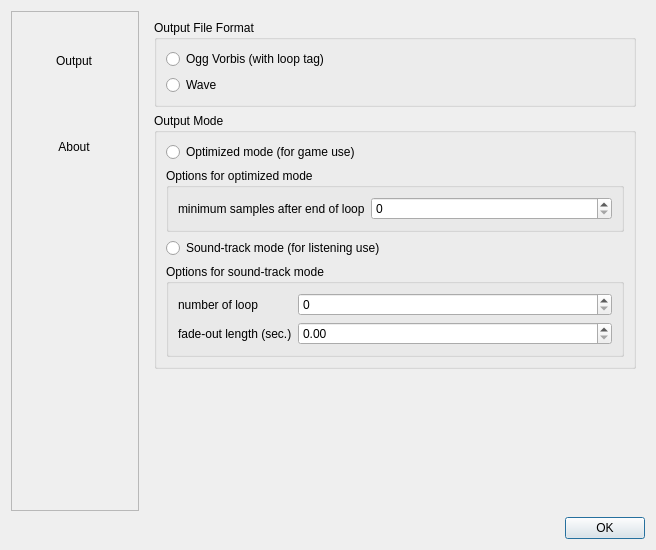
<?xml version="1.0" encoding="UTF-8"?>
<ui version="4.0">
 <class>ConfigDialog</class>
 <widget class="QWidget" name="ConfigDialog">
  <property name="geometry">
   <rect>
    <x>0</x>
    <y>0</y>
    <width>656</width>
    <height>549</height>
   </rect>
  </property>
  <property name="windowTitle">
   <string>Preference</string>
  </property>
  <layout class="QGridLayout" name="gridLayout">
   <item row="0" column="0">
    <layout class="QVBoxLayout" name="verticalLayout">
     <item>
      <layout class="QHBoxLayout" name="horizontalLayout">
       <item>
        <widget class="QScrollArea" name="scrollArea">
         <property name="minimumSize">
          <size>
           <width>128</width>
           <height>0</height>
          </size>
         </property>
         <property name="maximumSize">
          <size>
           <width>128</width>
           <height>16777215</height>
          </size>
         </property>
         <property name="horizontalScrollBarPolicy">
          <enum>Qt::ScrollBarAlwaysOff</enum>
         </property>
         <property name="widgetResizable">
          <bool>true</bool>
         </property>
         <property name="alignment">
          <set>Qt::AlignCenter</set>
         </property>
         <widget class="QWidget" name="scrollAreaWidgetContents">
          <property name="geometry">
           <rect>
            <x>0</x>
            <y>0</y>
            <width>126</width>
            <height>498</height>
           </rect>
          </property>
          <layout class="QVBoxLayout" name="verticalLayout_7">
           <item>
            <widget class="QToolButton" name="CSBOutput">
             <property name="minimumSize">
              <size>
               <width>106</width>
               <height>80</height>
              </size>
             </property>
             <property name="maximumSize">
              <size>
               <width>106</width>
               <height>80</height>
              </size>
             </property>
             <property name="styleSheet">
              <string notr="true">background-color: none;
border: none;</string>
             </property>
             <property name="text">
              <string>Output</string>
             </property>
             <property name="icon">
              <iconset>
               <normalon>:/disk2x.png</normalon>
              </iconset>
             </property>
             <property name="iconSize">
              <size>
               <width>48</width>
               <height>48</height>
              </size>
             </property>
             <property name="toolButtonStyle">
              <enum>Qt::ToolButtonTextUnderIcon</enum>
             </property>
            </widget>
           </item>
           <item>
            <widget class="QToolButton" name="CSBAbout">
             <property name="minimumSize">
              <size>
               <width>106</width>
               <height>80</height>
              </size>
             </property>
             <property name="maximumSize">
              <size>
               <width>106</width>
               <height>80</height>
              </size>
             </property>
             <property name="styleSheet">
              <string notr="true">background-color: none;
border: none;</string>
             </property>
             <property name="text">
              <string>About</string>
             </property>
             <property name="icon">
              <iconset>
               <normalon>:/magiccircle2x.png</normalon>
              </iconset>
             </property>
             <property name="iconSize">
              <size>
               <width>48</width>
               <height>48</height>
              </size>
             </property>
             <property name="toolButtonStyle">
              <enum>Qt::ToolButtonTextUnderIcon</enum>
             </property>
            </widget>
           </item>
           <item>
            <spacer name="verticalSpacer_2">
             <property name="orientation">
              <enum>Qt::Vertical</enum>
             </property>
             <property name="sizeHint" stdset="0">
              <size>
               <width>20</width>
               <height>40</height>
              </size>
             </property>
            </spacer>
           </item>
          </layout>
         </widget>
        </widget>
       </item>
       <item>
        <widget class="QStackedWidget" name="pagesWidget">
         <property name="minimumSize">
          <size>
           <width>500</width>
           <height>500</height>
          </size>
         </property>
         <property name="currentIndex">
          <number>0</number>
         </property>
         <widget class="QWidget" name="CPOutput">
          <layout class="QVBoxLayout" name="verticalLayout_4" stretch="0,0,1">
           <item>
            <widget class="QGroupBox" name="groupBox">
             <property name="sizePolicy">
              <sizepolicy hsizetype="Preferred" vsizetype="Minimum">
               <horstretch>0</horstretch>
               <verstretch>0</verstretch>
              </sizepolicy>
             </property>
             <property name="title">
              <string>Output File Format</string>
             </property>
             <layout class="QVBoxLayout" name="verticalLayout_5">
              <item>
               <widget class="QRadioButton" name="radioButton">
                <property name="text">
                 <string>Ogg Vorbis (with loop tag)</string>
                </property>
               </widget>
              </item>
              <item>
               <widget class="QRadioButton" name="radioButton_2">
                <property name="text">
                 <string>Wave</string>
                </property>
               </widget>
              </item>
             </layout>
            </widget>
           </item>
           <item>
            <widget class="QGroupBox" name="groupBox_2">
             <property name="title">
              <string>Output Mode</string>
             </property>
             <layout class="QVBoxLayout" name="verticalLayout_6">
              <item>
               <widget class="QRadioButton" name="radioButton_3">
                <property name="text">
                 <string>Optimized mode (for game use)</string>
                </property>
               </widget>
              </item>
              <item>
               <widget class="QGroupBox" name="groupBox_3">
                <property name="title">
                 <string>Options for optimized mode</string>
                </property>
                <layout class="QFormLayout" name="formLayout">
                 <item row="0" column="0">
                  <widget class="QLabel" name="label">
                   <property name="text">
                    <string>minimum samples after end of loop</string>
                   </property>
                  </widget>
                 </item>
                 <item row="0" column="1">
                  <widget class="QSpinBox" name="spinBox"/>
                 </item>
                </layout>
               </widget>
              </item>
              <item>
               <widget class="QRadioButton" name="radioButton_4">
                <property name="text">
                 <string>Sound-track mode (for listening use)</string>
                </property>
               </widget>
              </item>
              <item>
               <widget class="QGroupBox" name="groupBox_4">
                <property name="title">
                 <string>Options for sound-track mode</string>
                </property>
                <layout class="QFormLayout" name="formLayout_2">
                 <item row="0" column="0">
                  <widget class="QLabel" name="label_2">
                   <property name="text">
                    <string>number of loop</string>
                   </property>
                  </widget>
                 </item>
                 <item row="0" column="1">
                  <widget class="QSpinBox" name="spinBox_2"/>
                 </item>
                 <item row="1" column="0">
                  <widget class="QLabel" name="label_3">
                   <property name="text">
                    <string>fade-out length (sec.)</string>
                   </property>
                  </widget>
                 </item>
                 <item row="1" column="1">
                  <widget class="QDoubleSpinBox" name="doubleSpinBox"/>
                 </item>
                </layout>
               </widget>
              </item>
             </layout>
            </widget>
           </item>
           <item>
            <spacer name="verticalSpacer">
             <property name="orientation">
              <enum>Qt::Vertical</enum>
             </property>
             <property name="sizeHint" stdset="0">
              <size>
               <width>20</width>
               <height>40</height>
              </size>
             </property>
            </spacer>
           </item>
          </layout>
         </widget>
         <widget class="QWidget" name="CPAbout">
          <layout class="QVBoxLayout" name="verticalLayout_8">
           <item>
            <widget class="QWidget" name="widget" native="true">
             <property name="minimumSize">
              <size>
               <width>0</width>
               <height>137</height>
              </size>
             </property>
             <property name="maximumSize">
              <size>
               <width>16777215</width>
               <height>137</height>
              </size>
             </property>
             <property name="styleSheet">
              <string notr="true">background-image: url(:/minilogo.png);
background-position: center;
background-repeat: no-repeat;</string>
             </property>
            </widget>
           </item>
           <item>
            <widget class="QTextBrowser" name="textBrowser">
             <property name="html">
              <string>&lt;!DOCTYPE HTML PUBLIC &quot;-//W3C//DTD HTML 4.0//EN&quot; &quot;http://www.w3.org/TR/REC-html40/strict.dtd&quot;&gt;
&lt;html&gt;&lt;head&gt;&lt;meta name=&quot;qrichtext&quot; content=&quot;1&quot; /&gt;&lt;style type=&quot;text/css&quot;&gt;
p, li { white-space: pre-wrap; }
&lt;/style&gt;&lt;/head&gt;&lt;body style=&quot; font-family:'Sans Serif'; font-size:9pt; font-weight:400; font-style:normal;&quot;&gt;
&lt;p align=&quot;center&quot; style=&quot; margin-top:0px; margin-bottom:0px; margin-left:0px; margin-right:0px; -qt-block-indent:0; text-indent:0px;&quot;&gt;&lt;span style=&quot; font-size:12pt;&quot;&gt;LoopMID 2 LoopOGG&lt;/span&gt;&lt;/p&gt;
&lt;p align=&quot;center&quot; style=&quot;-qt-paragraph-type:empty; margin-top:0px; margin-bottom:0px; margin-left:0px; margin-right:0px; -qt-block-indent:0; text-indent:0px; font-size:6pt;&quot;&gt;&lt;br /&gt;&lt;/p&gt;
&lt;p align=&quot;center&quot; style=&quot; margin-top:0px; margin-bottom:0px; margin-left:0px; margin-right:0px; -qt-block-indent:0; text-indent:0px;&quot;&gt;&lt;span style=&quot; font-size:10pt;&quot;&gt;Presented by &lt;/span&gt;&lt;a href=&quot;https://wl-amigo.github.io/&quot;&gt;&lt;span style=&quot; text-decoration: underline; color:#007af4;&quot;&gt;WhiteLuckers&lt;/span&gt;&lt;/a&gt;&lt;/p&gt;&lt;/body&gt;&lt;/html&gt;</string>
             </property>
            </widget>
           </item>
          </layout>
         </widget>
        </widget>
       </item>
      </layout>
     </item>
     <item>
      <widget class="QDialogButtonBox" name="buttonBox">
       <property name="standardButtons">
        <set>QDialogButtonBox::Ok</set>
       </property>
      </widget>
     </item>
    </layout>
   </item>
  </layout>
 </widget>
 <resources/>
 <connections/>
</ui>
